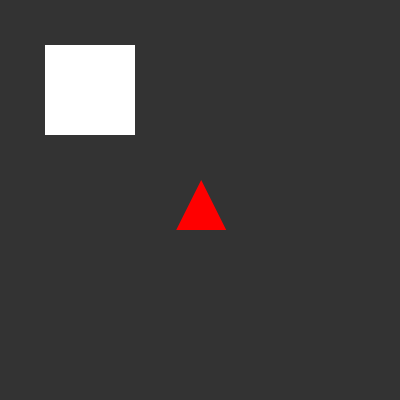
Frame 1 (no input)
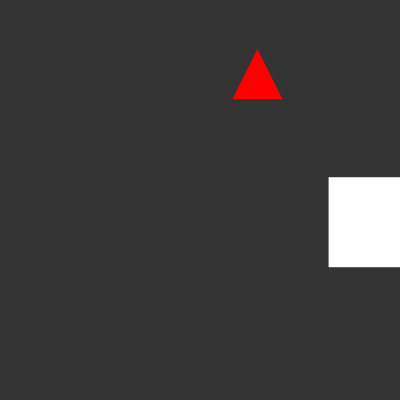
Frame 60 (the mouse pressed at the canvas centre just before this capture)
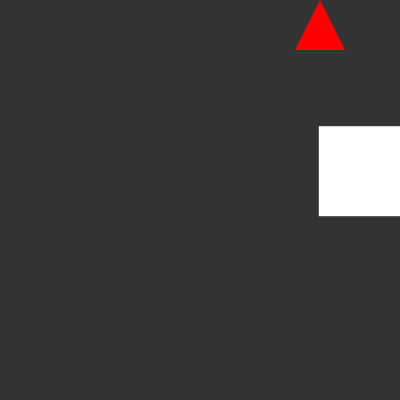
Frame 120 (the mouse held since frame 60 and released just before this capture)

The Processing sketch that drew these frames (run headless with seeded random() and noise(); from frame 60 on, the mouse is pressed at the canvas centre):

// Processing sketch: DudesProject
// ── DudesProject.pde
Dude dude1, dude2;
PVector v1, v2;
PVector v1Velocity, v2Velocity;

void setup() {
  size(400, 400);
  v1 = new PVector(40, 20);
  v2 = new PVector(200, 200);
  v1Velocity = new PVector(2, 5);
  v2Velocity = new PVector(1.2, 5);
  background(51);

  dude1 = new Dude(v1.x, v1.y, 90, color(255, 255, 255), "rectangle", true);
  dude2 = new Dude(v2.x, v2.y, 50, color(255, 0, 0), "triangle", false);
}

void draw() {
  background(51);

  v1.add(v1Velocity);
  v2.add(v2Velocity);

  dude1.checkBoundaries(v1, v1Velocity, dude1.size);
  dude2.checkBoundaries(v2, v2Velocity, dude2.size);

  dude1.setPosition(v1.x, v1.y);
  dude2.setPosition(v2.x, v2.y);

  dude1.update();
  dude2.update();

  dude1.relationship(v1, v1Velocity, v2);
  dude2.relationship(v2, v2Velocity, v1);
}

// ── Dudes.pde
public class Dude {
  private float x, y;
  private float size = 40;
  private color col;
  private color originalColor;
  private String shape = "circle";
  private boolean loveOther;


  public Dude(float x, float y, float size, color col, String shape, boolean loveOther) {
    this.x = x;
    this.y = y;
    this.size = size;
    this.col = col;
    this.originalColor = col;
    this.shape = shape;
    this.loveOther = loveOther;
  }

  public void update () {
    face();
  }

  private void face() {
    fill(col);
    noStroke();
    checkShape();
  }

  public void setPosition(float newX, float newY) {
    this.x = newX;
    this.y = newY;
  }

  private void checkShape() {
    if (shape.equals("circle")) {
      ellipse (x, y, size, size);
    } else if (shape.equals("triangle")) {
      triangle(x, y - size / 2, x - size / 2, y + size / 2, x + size / 2, y + size / 2);
    } else if (shape.equals("rectangle")) {
      rect(x, y, size, size);
    } else if (shape.equals("polygon")) {
      quad(x, y - 10, size, y - 20, size - 10, y - 30, size - 20, y - 40);
    } else if (shape.equals("square")) {
      square(x, y, size);
    }
  }

  public void relationship(PVector pos1, PVector velocity1, PVector pos2) {
    float directionX = pos2.x - pos1.x;
    float directionY = pos2.y - pos1.y;
    PVector direction = new PVector(directionX, directionY);

    float distance = direction.mag();

    changeColor(distance);

    if (distance > 5) {
      direction.div(distance);

      if (loveOther) {
        velocity1.add(direction.mult(0.2)); //dude chases other dude
      } else {
        velocity1.sub(direction.mult(0.2)); //dude repels other dude
      }
    }
  }
  // makes sure the dude doesn't go out of bounds
  public void checkBoundaries(PVector pos, PVector velocity, float objSize) {
    float halfSize = objSize/ 2;

    if (pos.x  - halfSize <= 0 ) {
      pos.x = halfSize;
      velocity.x *= -1; // makes the dude go backwards
    } else if  (pos.x + halfSize >= width) {
      pos.x = width - halfSize;
      velocity.x *= -1;
    }

    if (pos.y  - halfSize <= 0 ) {
      pos.y = halfSize;
      velocity.y *= -1;
    } else if (pos.y + halfSize >= height) {
      pos.y = height - halfSize;
      velocity.y *= -1;
    }
  }

  public void changeColor(float distances) {

    if (distances < 2) {
      col = color(0, 255, 0); // Changes to green if their too close
    } else {
      col = originalColor;// Reset to original color
    }
  }
}
